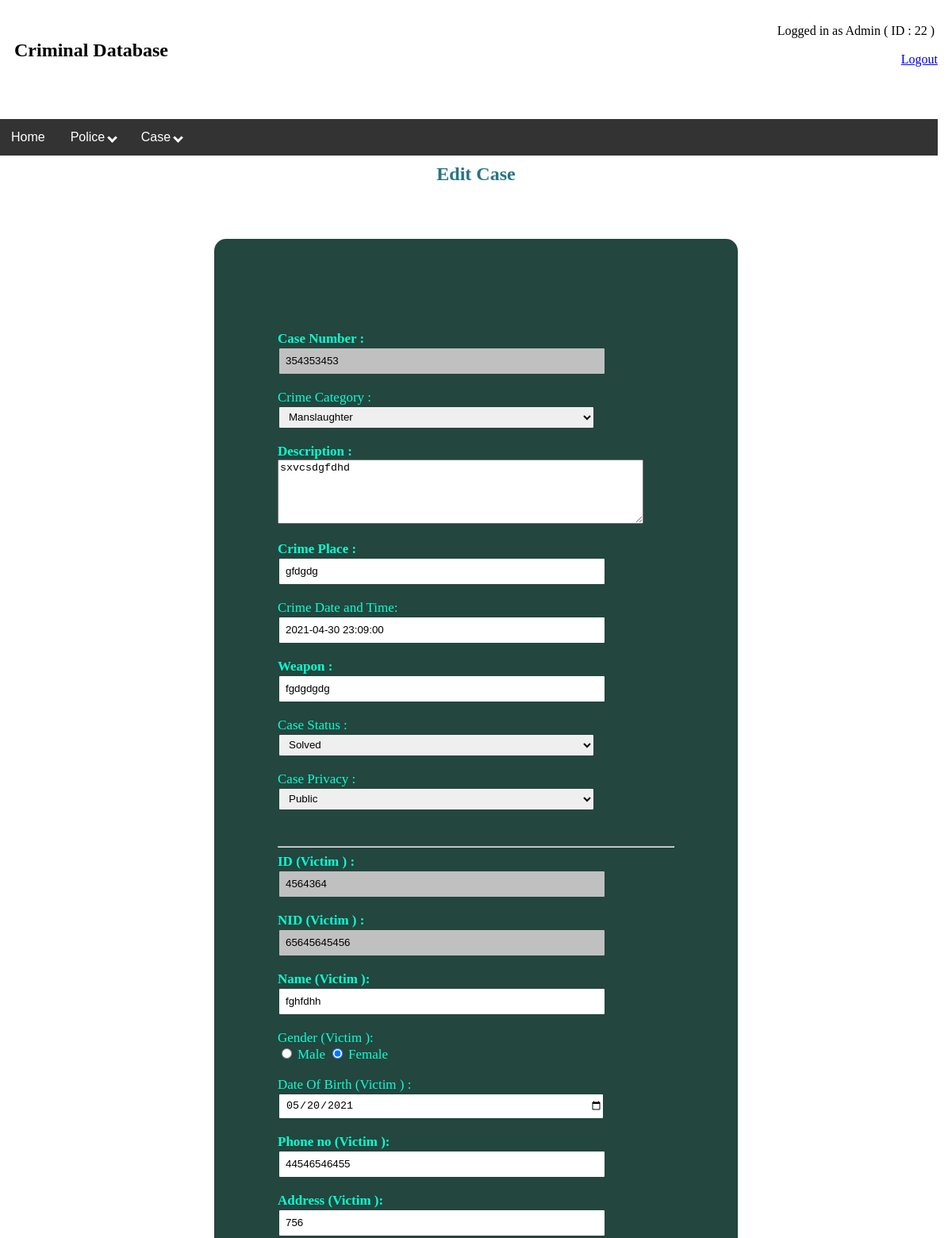
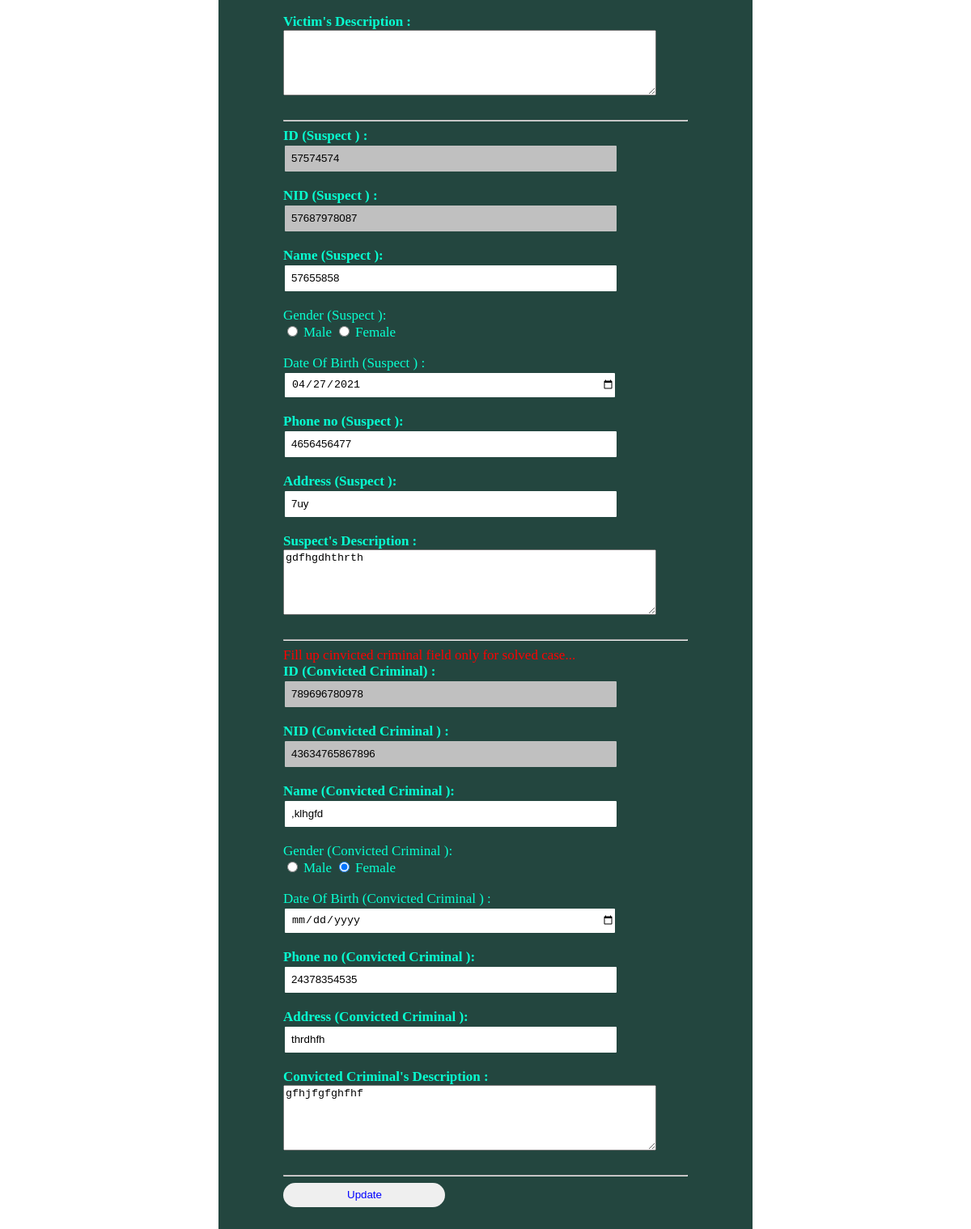
Screenshot of /view/EDIT A CASE.php?CaseNumber=354353453 (signed in) with the database file from the repository (2 pictures, top to bottom).
### tables this page shows
CREATE TABLE `case_file` (
  `CaseNumber` varchar(20) NOT NULL,
  `CrimeCategory` varchar(20) NOT NULL,
  `Description` varchar(200) NOT NULL,
  `CrimePlace` varchar(20) NOT NULL,
  `TimeDate` datetime NOT NULL,
  `Weapon` varchar(30) NOT NULL,
  `CaseStatus` varchar(10) NOT NULL,
  `ReportingPoliceID` varchar(20) NOT NULL,
  `Privacy` varchar(20) NOT NULL
);

CREATE TABLE `victim` (
  `Victim_ID` varchar(30) NOT NULL,
  `NID` varchar(30) NOT NULL,
  `Description` varchar(200) NOT NULL,
  `CaseNumber` varchar(20) NOT NULL
);

CREATE TABLE `person` (
  `NID` varchar(20) NOT NULL,
  `Name` varchar(20) NOT NULL,
  `DateOfBirth` date NOT NULL,
  `Gender` varchar(10) NOT NULL,
  `Address` varchar(50) NOT NULL,
  `PhoneNo` varchar(20) NOT NULL
);

CREATE TABLE `suspect` (
  `Suspect_ID` varchar(20) NOT NULL,
  `NID` varchar(30) NOT NULL,
  `Description` varchar(200) NOT NULL,
  `CaseNumber` varchar(20) NOT NULL
);

CREATE TABLE `convicted_criminal` (
  `Criminal_ID` varchar(20) NOT NULL,
  `NID` varchar(30) NOT NULL,
  `Description` varchar(200) NOT NULL,
  `CaseNumber` varchar(20) NOT NULL
);

### model/model.php (called while the page is built, shortened)
<?php
function getACaseInfo($caseNumber){
    $conn = db_conn();
    $selectQuery = "SELECT case_file.CaseNumber, CrimeCategory, case_file.Description, CrimePlace, TimeDate, Weapon, CaseStatus, Privacy, Victim_ID, victim.NID as 'vNID', victim.Description as 'vDescription', Suspect_ID, suspect.NID as 'sNID', suspect.Description as 'sDescription', Criminal_ID, convicted_criminal.NID as 'cNID', convicted_criminal.Description as 'cDescription', Name, DateOfBirth, Gender, Address, PhoneNo FROM case_file LEFT JOIN convicted_criminal ON case_file.CaseNumber = convicted_criminal.CaseNumber LEFT JOIN suspect ON case_file.CaseNumber = suspect.CaseNumber LEFT JOIN victim ON case_file.CaseNumber = victim.CaseNumber LEFT JOIN person ON person.NID = convicted_criminal.NID WHERE case_file.CaseNumber = '$caseNumber'";
    try{
        $stmt = $conn->query($selectQuery);
    }catch(PDOException $e){
        echo $e->getMessage();
    }
    $rows = $stmt->fetch(PDO::FETCH_ASSOC);
    return $rows;
}
function getAPersonInfo($NID){
    $conn = db_conn();
    $selectQuery = "SELECT * FROM person WHERE NID = '$NID'";
    try{
        $stmt = $conn->query($selectQuery);
    }catch(PDOException $e){
        echo $e->getMessage();
    }
    $rows = $stmt->fetch(PDO::FETCH_ASSOC);
    return $rows;
}
?>

### controller/edit a case.php (called while the page is built, shortened)
<?php
require_once '../model/model.php';
 $ACaseInfo = getACaseInfo($_GET['CaseNumber']);
 $AVictimInfo = getAPersonInfo($ACaseInfo['vNID']);
 $ASuspectInfo = getAPersonInfo($ACaseInfo['sNID']);
 ?>

### view/edit a case 2.php (the view, shortened to what this page needs)
<!DOCTYPE html>
<html>
<head>
    <link rel="stylesheet" type="text/css" href="../style.css">
</head>
<body>
    <h2 class="h2">Edit Case</h2><br>
    <div class="login1">
    <form method="post" action="">
    <br><br>
        <label><b>Case Number :</b></label><br>
        <input class="textBox textboxColor" type="text" name="caseNo" value="<?php echo $ACaseInfo['CaseNumber']; ?> " readonly>
        <br><br>
        <label>Crime Category : </label>  <br>
                     <select name="crimeCategory" class="textBox">
                     <option value="manslaughter"
                     <?php if ($ACaseInfo['CrimeCategory'] == 'manslaughter') {
                         echo "selected";
                     }  ?>>Manslaughter</option>
                     </select></label><br><br>
        <label><b>Description : </b></label><br>
        <textarea name="crimeDescription" rows="5" cols="55"><?php echo $ACaseInfo['Description']; ?> </textarea>
        <br><br>
        <label><b>Crime Place :</b></label><br>
        <input class="textBox" type="text" name="crimePlace" value="<?php echo $ACaseInfo['CrimePlace']; ?>" placeholder="Crime place">
        <br><br>
        <label>Crime Date and Time:</label> <br>
        <input type="datetime"  class="textBox" name="crimeDateTime" value="<?php echo $ACaseInfo['TimeDate']; ?>">
        <br><br>
        <label><b>Weapon :</b></label><br>
        <input class="textBox" type="text" name="crimeWeapon" placeholder="weapon" value="<?php echo $ACaseInfo['Weapon']; ?>">
        <br><br>
        <label>Case Status : </label>  <br>
                     <select name="caseStatus" class="textBox">
                     <option value="solved"
                     <?php if ($ACaseInfo['CaseStatus'] == 'solved') {
                         echo "selected";
                     }  ?>>Solved</option>
                     </select></label>
                     <br><br>
        <label>Case Privacy : </label>  <br>
                     <select name="casePrivacy" class="textBox">
                     <option value="public"
                     <?php if ($ACaseInfo['Privacy'] == 'public') {
                         echo "selected";
                     }  ?>>Public</option>
                     </select></label>
                     <br><br><br><hr>
        <label><b>ID (Victim ) :</b></label><br>
        <input class="textBox textboxColor" type="text" name="vId" placeholder="victim Id" value="<?php echo $ACaseInfo['Victim_ID']; ?>" readonly>
        <br><br>
        <label><b>NID (Victim ) :</b></label><br>
        <input class="textBox textboxColor" type="text" name="vNid" placeholder="victim Id" value="<?php echo $ACaseInfo['vNID']; ?>" readonly>
        <br><br>
        <label><b>Name (Victim ):</b></label><br>
        <input class="textBox" type="text" name="vName" placeholder="victim Id" value="<?php echo $AVictimInfo['Name']; ?>">
        <br><br>
        <label> Gender (Victim ):</label>  <br>
                     <input type="radio" name="vGender" value="male"
                     <?php if ($AVictimInfo['Gender'] == 'male') {
                         echo "checked";
                     }  ?>>
                     <label for="male">Male</label>
                     <input type="radio" name="vGender" value="female"
                     <?php if ($AVictimInfo['Gender'] == 'female') {
                         echo "checked";
                     }  ?>>
                     <label for="female">Female</label>
                     <br><br>
        <label> Date Of Birth (Victim ) : </label> <br>
        <input type="date"  class="textBox" name="vDob" value="<?php echo $AVictimInfo['DateOfBirth']; ?>"><br>
        <br>
        <label><b>Phone no (Victim ):</b></label><br>
        <input class="textBox" type="text" name="vPhone" placeholder="Phone no" value="<?php echo $AVictimInfo['PhoneNo']; ?>">
        <br><br>
        <label><b>Address (Victim ):</b></label><br>
        <input class="textBox" type="text" name="vAddress" placeholder="Address" value="<?php echo $AVictimInfo['Address']; ?>">
        <br><br>
        <label><b>Victim's Description : </b></label><br>
        <textarea name="vDescription" rows="5" cols="55"><?php echo $ACaseInfo['vDescription']; ?></textarea>
        <br><br><hr>
        <label><b>ID (Suspect ) :</b></label><br>
        <input class="textBox
        <?php
        if(!$ACaseInfo['Suspect_ID'] == null & !$ACaseInfo['Suspect_ID'] == ''){
            echo "textboxColor";
        }?>" type="text" name="sId" placeholder="victim Id" value="<?php echo $ACaseInfo['Suspect_ID'];?>"
        <?php
        if(!$ACaseInfo['Suspect_ID'] == null & !$ACaseInfo['Suspect_ID'] == ''){
            echo "readonly";
        }?>>
        <br><br>
        <label><b>NID (Suspect ) :</b></label><br>
        <input class="textBox
        <?php
        if(!$ACaseInfo['sNID'] == null & !$ACaseInfo['sNID'] == ''){
            echo "textboxColor";
        }?>" type="text" name="sNid" placeholder="victim Id" value="<?php echo $ACaseInfo['sNID'];?>"
        <?php
        if(!$ACaseInfo['sNID'] == null & !$ACaseInfo['sNID'] == ''){
            echo "readonly";
        }?>>
        <br><br>
        <label><b>Name (Suspect ):</b></label><br>
        <input class="textBox" type="text" name="sName" placeholder="victim Id" value="<?php echo $ASuspectInfo['Name']; ?>">
        <br><br>
        <label> Gender (Suspect ):</label>  <br>
                     <input type="radio" name="sGender" value="male"
                     <?php if ($ASuspectInfo['Gender'] == 'male') {
                         echo "checked";
                     }  ?>>
                     <label for="male">Male</label>
                     <input type="radio" name="sGender" value="female"
                     <?php if ($ASuspectInfo['Gender'] == 'male') {
                         echo "checked";
                     }  ?>>
                     <label for="female">Female</label>
                     <br><br>
        <label> Date Of Birth (Suspect ) : </label> <br>
        <input type="date"  class="textBox" name="sDob" value="<?php echo $ASuspectInfo['DateOfBirth']; ?>"><br>
        <br>
        <label><b>Phone no (Suspect ):</b></label><br>
        <input class="textBox" type="text" name="sPhone" placeholder="Phone no" value="<?php echo $ASuspectInfo['PhoneNo']; ?>">
        <br><br>
        <label><b>Address (Suspect ):</b></label><br>
        <input class="textBox" type="text" name="sAddress" placeholder="Address" value="<?php echo $ASuspectInfo['Address']; ?>">
        <br><br>
        <label><b>Suspect's Description : </b></label><br>
        <textarea name="sDescription" rows="5" cols="55"><?php echo $ACaseInfo['sDescription']; ?></textarea>
        <br><br><hr>
        <span class="red">Fill up cinvicted criminal field only for solved case...</span><br>
        <label><b>ID (Convicted Criminal) :</b></label><br>
        <input class="textBox
        <?php
        if(!$ACaseInfo['Criminal_ID'] == null & !$ACaseInfo['Criminal_ID'] == ''){
            echo "textboxColor";
        }?>" type="text" name="cId" placeholder="victim Id" value="<?php echo $ACaseInfo['Criminal_ID']; ?>"
        <?php
        if(!$ACaseInfo['Criminal_ID'] == null & !$ACaseInfo['Criminal_ID'] == ''){
            echo "readonly";
        }?>>
        <br><br>
        <label><b>NID (Convicted Criminal ) :</b></label><br>
        <input class="textBox
        <?php
        if(!$ACaseInfo['cNID'] == null & !$ACaseInfo['cNID'] == ''){
            echo "textboxColor";
        }?>" type="text" name="cNid" placeholder="victim Id" value="<?php echo $ACaseInfo['cNID']; ?> "
        <?php
        if(!$ACaseInfo['cNID'] == null & !$ACaseInfo['cNID'] == ''){
            echo "readonly";
        }?>>
        <br><br>
        <label><b>Name (Convicted Criminal ):</b></label><br>
        <input class="textBox" type="text" name="cName" placeholder="victim Id" value="<?php echo $ACaseInfo['Name']; ?> ">
        <br><br>
        <label> Gender (Convicted Criminal ):</label>  <br>
                     <input type="radio" name="cGender" value="male"
                     <?php if ($ACaseInfo['Gender'] == 'male') {
                         echo "checked";
                     }  ?>>
                     <label for="male">Male</label>
                     <input type="radio" name="cGender" value="female"
                     <?php if ($ACaseInfo['Gender'] == 'male') {
                         echo "checked";
                     }  ?>>
                     <label for="female">Female</label>
                     <br><br>
        <label> Date Of Birth (Convicted Criminal ) : </label> <br>
        <input type="date"  class="textBox" name="cDob" value="<?php echo $ACaseInfo['DateOfBirth']; ?> "><br>
        <br>
        <label><b>Phone no (Convicted Criminal ):</b></label><br>
        <input class="textBox" type="text" name="cPhone" placeholder="Phone no" value="<?php echo $ACaseInfo['PhoneNo']; ?> ">
        <br><br>
        <label><b>Address (Convicted Criminal ):</b></label><br>
        <input class="textBox" type="text" name="cAddress" placeholder="Address" value="<?php echo $ACaseInfo['Address']; ?> ">
        <br><br>
        <label><b>Convicted Criminal's Description : </b></label><br>
        <textarea name="cDescription" rows="5" cols="55"><?php echo $ACaseInfo['cDescription']; ?></textarea>
        <br><br><hr>
        <input type="submit" name="submit" id="submit" value="Update">
        <br><br>
        <br><br>
    </form>
</div>
</body>
</html>

### style.css (style rules this page uses)
.login1 { width: 500px; overflow: hidden; margin: auto; margin: 20 0 0 450px; padding: 80px; background: #23463f; border-radius: 15px ; }
.textBox { width: 400px; height: 30px; border: 2px solid #23463f; border-radius: 3px; padding-left: 8px; }
#submit { width: 200px; height: 30px; border: none; border-radius: 17px; padding-left: 7px; color: blue; }
.h2 { text-align: center; color: #277582; padding: 30px; }
label { color: #08ffd1; font-size: 17px; }
.red { color: red; font-size: 17px; }

### view/edit a case 2.php (style rules this page uses)
.textboxColor { background-color: #C0C0C0; }

### rows the page displays
case_file: caseNo "354353453", crimeCategory "Manslaughter", crimeDescription "sxvcsdgfdhd", crimePlace "gfdgdg", crimeDateTime "2021-04-30 23:09:00", crimeWeapon "fgdgdgdg", caseStatus "Solved", casePrivacy "Public", vId "4564364", vNid "65645645456", sId "57574574", sNid "57687978087", sDescription "gdfhgdhthrth", cId "789696780978", cNid "43634765867896", cName ",klhgfd", cPhone "24378354535", cAddress "thrdhfh", cDescription "gfhjfgfghfhf"
person: vName "fghfdhh", Gender "☑", vDob "05/20/2021", vPhone "44546546455", vAddress "756"
person: sName "57655858", sDob "04/27/2021", sPhone "4656456477", sAddress "7uy"
person: Gender "☑"

### other values shown
$_SESSION["id"] "22"
